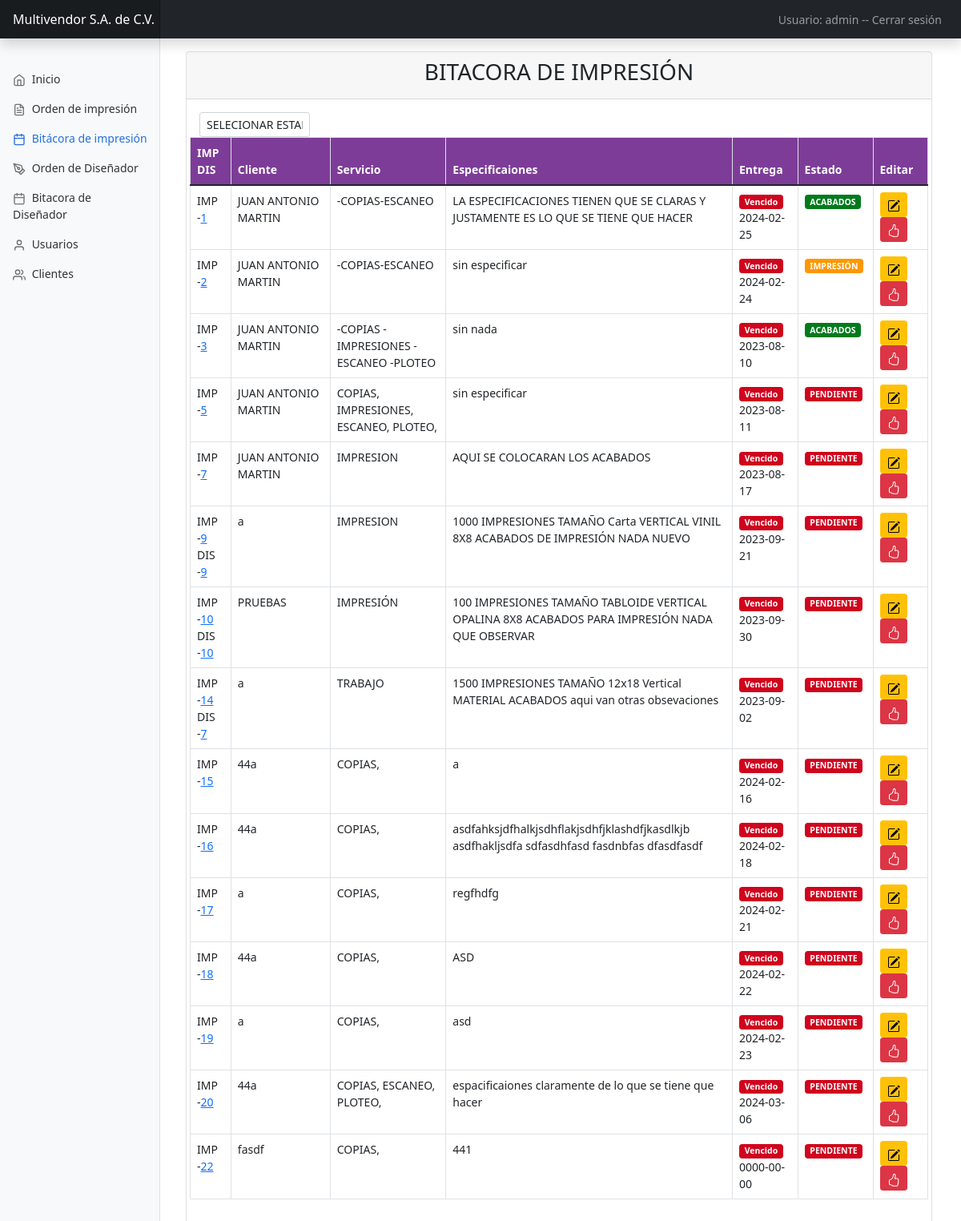
The page /Vistas/bit_imp.php (signed in) on the database its author committed.
### tables this page shows
CREATE TABLE `servicios` (
  `id_servicios` int(11) NOT NULL,
  `id_usuario` varchar(11) NOT NULL,
  `id_cliente` int(11) NOT NULL,
  `fec_entrega` date NOT NULL,
  `fol_dis` int(11) NOT NULL,
  `servicios` varchar(45) NOT NULL,
  `document` varchar(45) NOT NULL,
  `ubicacion` varchar(45) NOT NULL,
  `esp` varchar(255) NOT NULL,
  `anticipo` varchar(45) NOT NULL,
  `estado` varchar(11) NOT NULL
);

CREATE TABLE `clientes` (
  `id_cliente` int(11) NOT NULL,
  `id_usuario` int(11) NOT NULL,
  `nombre` varchar(200) DEFAULT NULL,
  `email` varchar(200) DEFAULT NULL,
  `telefono` varchar(200) DEFAULT NULL,
  `ocupacion` varchar(45) NOT NULL,
  `fecha_cumple` date NOT NULL
);

### Vistas/bit_imp.php (the view, shortened to what this page needs)
<?php
if (isset($_SESSION['usuario'], $_SESSION['priv'])) {
    $c = new conectar();
    $conexion = $c->conexion();
    include('includes/headers.php');
    include('includes/menu.php');
?>
    <div class="card">
        <div class="card-header text-center">
            <h3>BITACORA DE IMPRESIÓN</h3>
        </div>
        <div class="card-body">
            <div class="col-sm-12">
                <div class="row">
                    <div class="col-sm-3">
                        <div class="col-sm-8">
                            <form class="form-inline" method="get">
                                <div class="form-group">
                                    <select name="filter" class="form-control form-control-sm" onchange="form.submit()">
                                        <option value="1">SELECIONAR ESTADO</option>
                                    </select>
                                </div>
                            </form>
                        </div>
                    </div>
                    <table class="table table-hover table-condensed table-bordered" id="iddatatableServicios">
                        <thead style="background-color: #7D3C98;color: white; font-weight: bold;">
                            <tr>
                                <td width="2%">IMP <br> DIS</td>
                                <td width="10%">Cliente</td>
                                <td width="10%">Servicio</td>
                                <td width="14%">Especificaiones</td>
                                <td width="3%">Entrega</td>
                                <td width="1%">Estado</td>
                                <td width="3%">Editar</td>
                            </tr>
                        </thead>
                        <tbody>
                            <?php
                            $filter = (isset($_GET['filter']) ? $_GET['filter'] : NULL);
                            $sql = "SELECT ser.id_servicios, cli.nombre, ser.servicios, ser.fol_dis, ser.esp, ser.fec_entrega, ser.estado
    FROM servicios AS ser
    INNER JOIN clientes AS cli ON ser.id_cliente = cli.id_cliente";
                            if ($filter) {
                                $sql .= " WHERE ser.estado = ?";
                            } else {
                                $sql .= " WHERE ser.estado != 'Entregado'";
                            }
                            $stmt = $conexion->prepare($sql);
                            $stmt->execute();
                            $result = $stmt->get_result();
                            while ($mSer = $result->fetch_row()) {
                                $currentDate = date("Y-m-d");
                                $entregaDate = $mSer[5];
                                $diff = strtotime($entregaDate) - strtotime($currentDate);
                                $daysRemaining = floor($diff / (60 * 60 * 24));
                                if ($daysRemaining < 0) {
                                    $daysRemaining = '<span class="badge badge-rojo text-bg-danger">Vencido</span>';
                                } elseif ($daysRemaining == 1) {
                                    $daysRemaining = '<span class="badge badge-amarillo text-bg-warning">' . $daysRemaining . ' día</span>';
                                } else {
                                    $daysRemaining = '<span class="badge badge-verde text-bg-danger">' . $daysRemaining . ' días</span>';
                                }
                            ?>
                                <tr>
                                    <td>
                                        <?php
                                        if ($mSer[3] == '0') {
                                            echo 'IMP -<a href="infImpresion.php?nik=' . $mSer[0] . '"><span class="glyphicon glyphicon-user" aria-hidden="true"></span>' . $mSer[0] . '</a>';
                                        } else {
                                            echo 'IMP -<a href="infImpresion.php?nik=' . $mSer[0] . '"><span class="glyphicon glyphicon-user" aria-hidden="true"></span>' . $mSer[0] . '</a> <br>
                                            DIS -<a href="infDiseno.php?nik=' . $mSer[3] . '"><span class="glyphicon glyphicon-user" aria-hidden="true"></span>' . $mSer[3] . '</a>';
                                        }
                                        ?>
                                    <td><?php echo $mSer[1] ?></td>
                                    <td><?php echo $mSer[2] ?></td>
                                    <td><?php echo $mSer[4] ?></td>
                                    <td><?php echo $daysRemaining; ?><br> <?php echo $mSer[5] ?> </td>
                                    <td><?php
                                        if ($mSer[6] == 'PENDIENTE') {
                                            echo '<span class="badge badge-rojo text-bg-danger">PENDIENTE</span>';
                                        } else if ($mSer[6] == 'IMPRESIÓN') {
                                            echo '<span class="badge badge-naranja text-bg-danger">IMPRESIÓN</span>';
                                        } else if ($mSer[6] == 'ACABADOS') {
                                            echo '<span class="badge badge-verde text-bg-danger">ACABADOS</span>';
                                        } else if ($mSer[6] == 'ENTREGADO') {
                                            echo '<span class="badge badge-gris text-bg-danger">ENTREGADO</span>';
                                        }
                                        ?>
                                    </td>
                                    <td>
                                        <a href="" class=" btn btn-sm btn-warning" data-bs-toggle="modal" data-bs-target="#modalServicioEditar" onclick="agregaFrmEditarS('<?php echo $mSer[0] ?>')"></a>
                                        <a href="" class=" btn btn-sm btn-danger" data-bs-toggle="modal" data-bs-target="#modalServicioFinalizar" onclick="agregaFrmFinalizarS('<?php echo $mSer[0] ?>')"></a>
                                    </td>
                                </tr>
                            <?php
                            }
                            ?>
                        </tbody>
                    </table>
                </div>
            </div>
        </div>
        </body>
        <?php
        include('includes/librerias.php');
        ?>
        </html>
    <?php
} else {
    header("location:../index.php");
}
    ?>

### css/dashboard.css (style rules this page uses)
body { font-size: .875rem; }

### Vistas/includes/headers.php (style rules this page uses)
.badge-rojo { background-color: #CF041D; }
.badge-naranja { background-color: #FF9700; }
.badge-verde { background-color: #027A1C; }

### rows shown on the page
servicios: id_servicios "1", id_cliente.nombre "JUAN ANTONIO MARTIN", servicios "-COPIAS-ESCANEO", esp "LA ESPECIFICACIONES TIENEN QUE SE CLARAS Y JUSTAMENTE ES LO QUE SE TIENE QUE HACER", shows "Vencido", fec_entrega "2024-02-25", estado "ACABADOS"
servicios: id_servicios "2", id_cliente.nombre "JUAN ANTONIO MARTIN", servicios "-COPIAS-ESCANEO", esp "sin especificar", shows "Vencido", fec_entrega "2024-02-24", estado "IMPRESIÓN"
servicios: id_servicios "3", id_cliente.nombre "JUAN ANTONIO MARTIN", servicios "-COPIAS -IMPRESIONES -ESCANEO -PLOTEO", esp "sin nada", shows "Vencido", fec_entrega "2023-08-10", estado "ACABADOS"
servicios: id_servicios "5", id_cliente.nombre "JUAN ANTONIO MARTIN", servicios "COPIAS, IMPRESIONES, ESCANEO, PLOTEO,", esp "sin especificar", shows "Vencido", fec_entrega "2023-08-11", estado "PENDIENTE"
servicios: id_servicios "7", id_cliente.nombre "JUAN ANTONIO MARTIN", servicios "IMPRESION", esp "AQUI SE COLOCARAN LOS ACABADOS", shows "Vencido", fec_entrega "2023-08-17", estado "PENDIENTE"
servicios: id_servicios "9", fol_dis "9", id_cliente.nombre "a", servicios "IMPRESION", esp "1000 IMPRESIONES TAMAÑO Carta VERTICAL VINIL 8X8 ACABADOS DE IMPRESIÓN NADA NUEVO", shows "Vencido", fec_entrega "2023-09-21", estado "PENDIENTE"
servicios: id_servicios "10", fol_dis "10", id_cliente.nombre "PRUEBAS", servicios "IMPRESIÓN", esp "100 IMPRESIONES TAMAÑO TABLOIDE VERTICAL OPALINA 8X8 ACABADOS PARA IMPRESIÓN NADA QUE OBSERVAR", shows "Vencido", fec_entrega "2023-09-30", estado "PENDIENTE"
servicios: id_servicios "14", fol_dis "7", id_cliente.nombre "a", servicios "TRABAJO", esp "1500 IMPRESIONES TAMAÑO 12x18 Vertical MATERIAL ACABADOS aqui van otras obsevaciones", shows "Vencido", fec_entrega "2023-09-02", estado "PENDIENTE"
servicios: id_servicios "15", id_cliente.nombre "44a", servicios "COPIAS,", esp "a", shows "Vencido", fec_entrega "2024-02-16", estado "PENDIENTE"
servicios: id_servicios "16", id_cliente.nombre "44a", servicios "COPIAS,", esp "asdfahksjdfhalkjsdhflakjsdhfjklashdfjkasdlkjb asdfhakljsdfa sdfasdhfasd fasdnbfas dfasdfasdf", shows "Vencido", fec_entrega "2024-02-18", estado "PENDIENTE"
servicios: id_servicios "17", id_cliente.nombre "a", servicios "COPIAS,", esp "regfhdfg", shows "Vencido", fec_entrega "2024-02-21", estado "PENDIENTE"
servicios: id_servicios "18", id_cliente.nombre "44a", servicios "COPIAS,", esp "ASD", shows "Vencido", fec_entrega "2024-02-22", estado "PENDIENTE"
servicios: id_servicios "19", id_cliente.nombre "a", servicios "COPIAS,", esp "asd", shows "Vencido", fec_entrega "2024-02-23", estado "PENDIENTE"
servicios: id_servicios "20", id_cliente.nombre "44a", servicios "COPIAS, ESCANEO, PLOTEO,", esp "espacificaiones claramente de lo que se tiene que hacer", shows "Vencido", fec_entrega "2024-03-06", estado "PENDIENTE"
servicios: id_servicios "22", id_cliente.nombre "fasdf", servicios "COPIAS,", esp "441", shows "Vencido", fec_entrega "0000-00-00", estado "PENDIENTE"

### other values the page prints
$_SESSION['usuario'] "admin"
